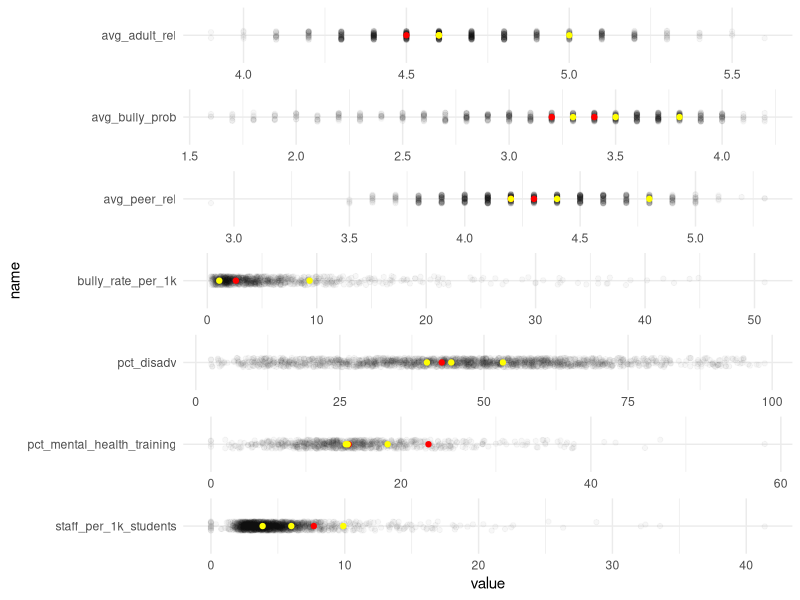
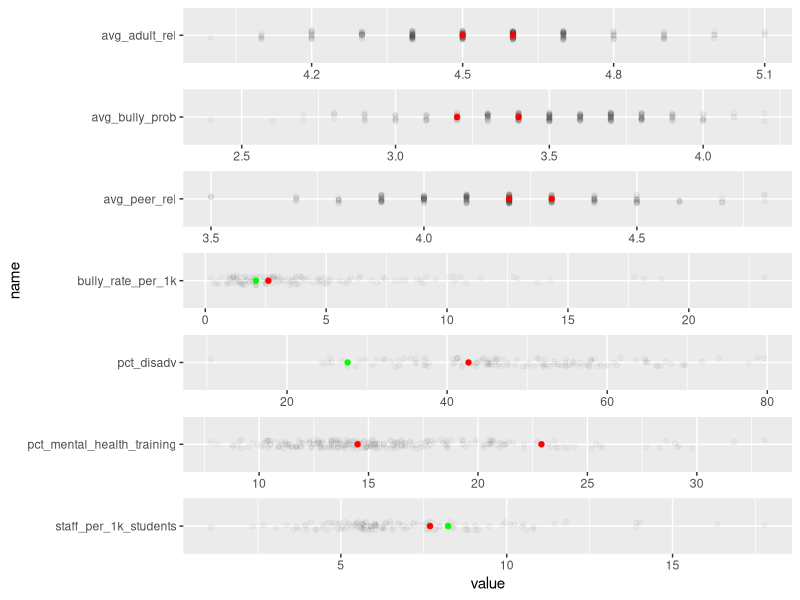

Here is the R script that generated these plots, in order:
# Explore visualizations for prototype 

library(tidyverse)

prototype_data <- read_csv("prototype/prototype_data.csv")

# Reduce to most recent values ----
# Bully information as of 23/24:
bully_recent <- prototype_data %>%
  filter(school_year == "2023-2024") %>%
  select(school_year:division_name, sch_id:school_name, n_bullying_incidents:bully_rate_per_1k) %>%
  mutate(label = case_when(
    locality_grouping == "state" ~ "State Average",
    locality_grouping == "region" ~ region_name, 
    locality_grouping == "division" ~ division_name,
    TRUE ~ school_name))

# Climate data is more complicated: 21/22 AND 22/23
climate <- prototype_data %>%
  filter(str_detect(school_year, "2022")) %>%
  select(school_year:division_name, sch_id:school_name, n_students_surveyed:avg_bully_prob)

climate_recent_sch <- climate %>% 
  filter(locality_grouping == "school",
         !is.na(n_students_surveyed)) %>%
  group_by(school_name) %>%
  filter(n() == 1 | school_year == "2022-2023") %>%
  ungroup()

# High schools in 21-22 and middle schools in 22-23
climate_recent_div <- climate %>%
  filter(locality_grouping == "division") %>%
  mutate(division_name_ext = case_when(
    school_year == "2022-2023" ~ paste0(division_name, " Middle Schools"),
    TRUE ~ paste0(division_name, " High Schools")))

climate_recent_reg <- climate %>%
  filter(locality_grouping == "region") %>%
  mutate(region_name_ext = case_when(
    school_year == "2022-2023" ~ paste0(region_name, " Middle Schools"),
    TRUE ~ paste0(region_name, " High Schools")))

climate_recent_state <- climate %>%
  filter(locality_grouping == "state") %>%
  mutate(state_name_ext = case_when(
    school_year == "2022-2023" ~ "State Average - Middle Schools",
    TRUE ~ "State Average - High Schools"))

climate_recent <- bind_rows(climate_recent_state, climate_recent_reg, climate_recent_div, climate_recent_sch) %>%
  mutate(label = case_when(
    !is.na(state_name_ext) ~ state_name_ext,
    !is.na(region_name_ext) ~ region_name_ext, 
    !is.na(division_name_ext) ~ division_name_ext,
    TRUE ~ school_name))

# Staffing and disadvantage 24/25
staff_disadv_recent <- prototype_data %>%
  filter(school_year == "2024-2025") %>%
  select(school_year:pct_disadv, total_positions:staff_per_1k_students) %>%
  mutate(label = case_when(
    locality_grouping == "state" ~ "State Average",
    locality_grouping == "region" ~ region_name, 
    locality_grouping == "division" ~ division_name,
    TRUE ~ school_name))

# Visualize All ----
# Pivot everything longer:
staff_disad_long <- staff_disadv_recent %>%
  select(label, locality_grouping, pct_disadv, staff_per_1k_students) %>%
  pivot_longer(cols = c(pct_disadv, staff_per_1k_students))

climate_long <- climate_recent %>%
  select(label, locality_grouping, pct_mental_health_training:avg_bully_prob) %>%
  pivot_longer(cols = c(pct_mental_health_training:avg_bully_prob))

bully_long <- bully_recent %>%
  select(label, locality_grouping, bully_rate_per_1k) %>%
  pivot_longer(cols = bully_rate_per_1k)

# Combine:
plt_dat <- rbind(staff_disad_long, climate_long, bully_long)

# Plot Example Schools:
plt_state <- plt_dat %>% filter(locality_grouping == "state")

# plt_dat %>%
#   count(label, sort = TRUE) %>%
#   slice(1) # Liberty Middle 

plt_highlight <- plt_dat %>% filter(label == "Liberty Middle")

plt_dat %>%
  filter(locality_grouping == "school", 
         !label %in% c("Amelia Street Special Education")) %>%
  ggplot(aes(x = value, y = name)) +
  geom_jitter(height = 0.1, alpha = 0.03) +
  geom_point(data = plt_state, color = "red") +
  geom_point(data = plt_highlight, color = "yellow") +
  theme_minimal() +
  facet_wrap(~ name, ncol = 1, scales = "free") +
  theme(strip.text.x = element_blank())

plt_highlight_div <- plt_dat %>% filter(label == "Albemarle County")

plt_dat %>%
  filter(locality_grouping == "division") %>%
  ggplot(aes(x = value, y = name)) +
  geom_jitter(height = 0.1, alpha = 0.03) +
  geom_point(data = plt_state, color = "red") +
  geom_point(data = plt_highlight_div, color = "green") +
  #theme_minimal() +
  facet_wrap(~ name, ncol = 1, scales = "free") +
  theme(strip.text.x = element_blank())
